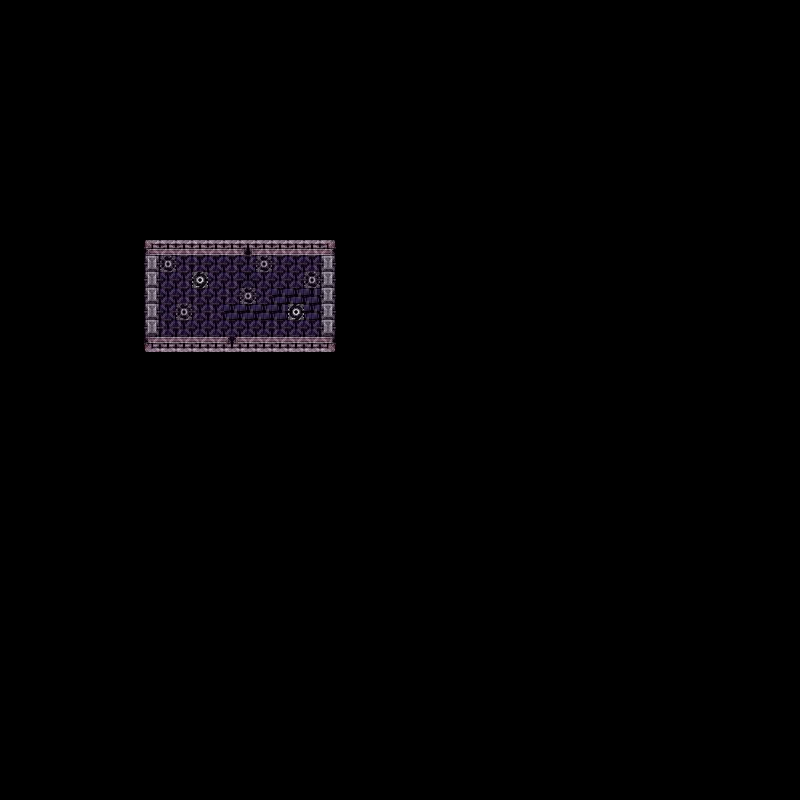

A 2D game scene composited from a Tiled map and its tileset images. What follows is a short description and the map's XML, with each tile layer's data collapsed to a summary:
An orthogonal 50x50 tile map with 16x16 px tiles, 3 tile layers (Tile Layer 1, Tile Layer 2, Tile Layer 3).

<map version="1.0" tiledversion="2017.09.27" orientation="orthogonal" renderorder="right-down" width="50" height="50" tilewidth="16" tileheight="16" infinite="0" nextobjectid="1">
 <tileset firstgid="1" source="Sci-Fi16PX_Shadows.tsx" />
 <layer name="Tile Layer 1" width="50" height="50">
  <data>[2500 cells, 84 non-empty, 13 distinct tile ids]</data>
 </layer>
 <layer name="Tile Layer 2" width="50" height="50" opacity="0.27">
  <data>[2500 cells, 83 non-empty, 6 distinct tile ids]</data>
 </layer>
 <layer name="Tile Layer 3" width="50" height="50" opacity="0.36">
  <data>[2500 cells, 74 non-empty, 2 distinct tile ids]</data>
 </layer>
</map>
